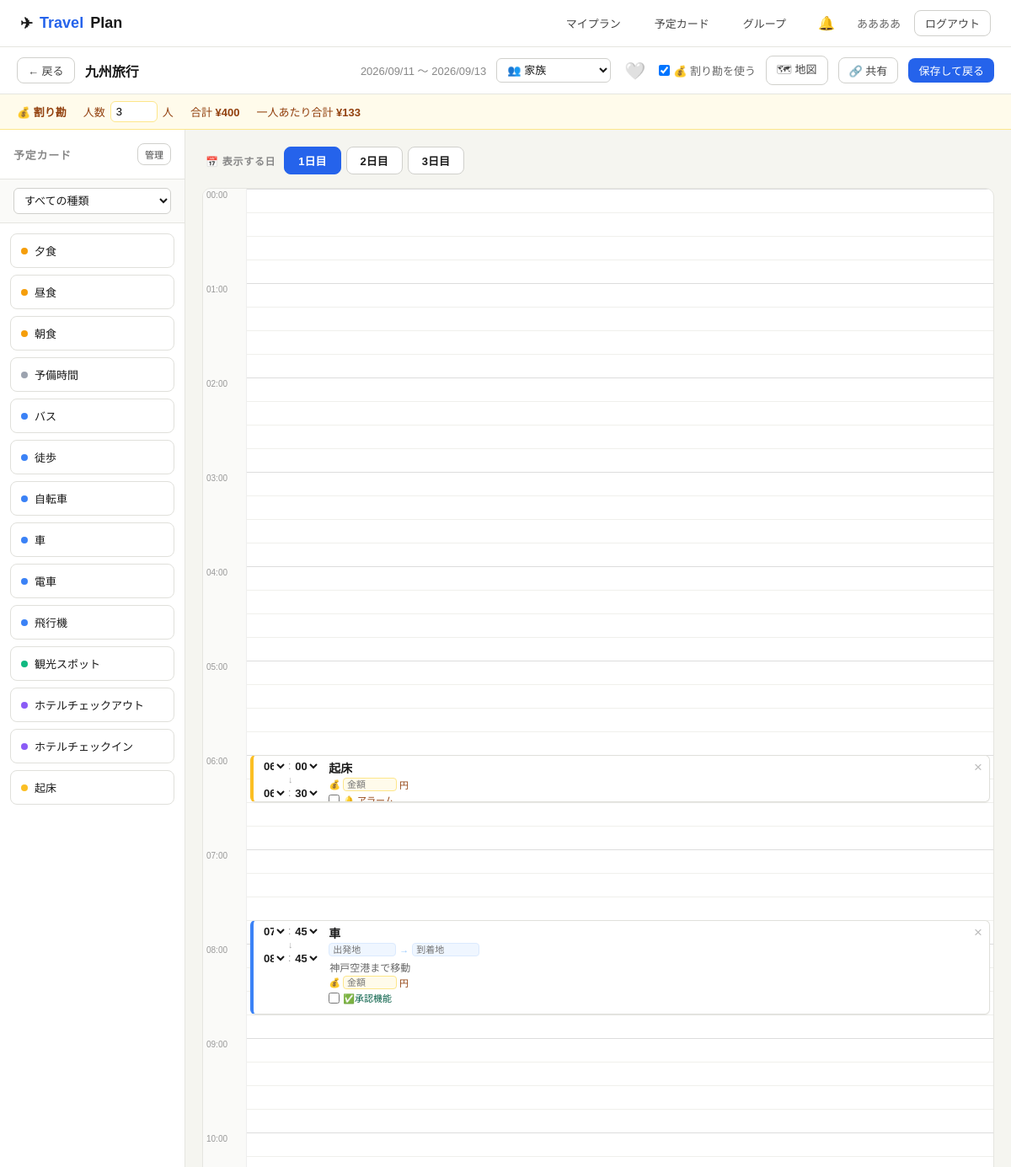
Before: /plan/35/edit/ (signed in, upper part) with the older database file.
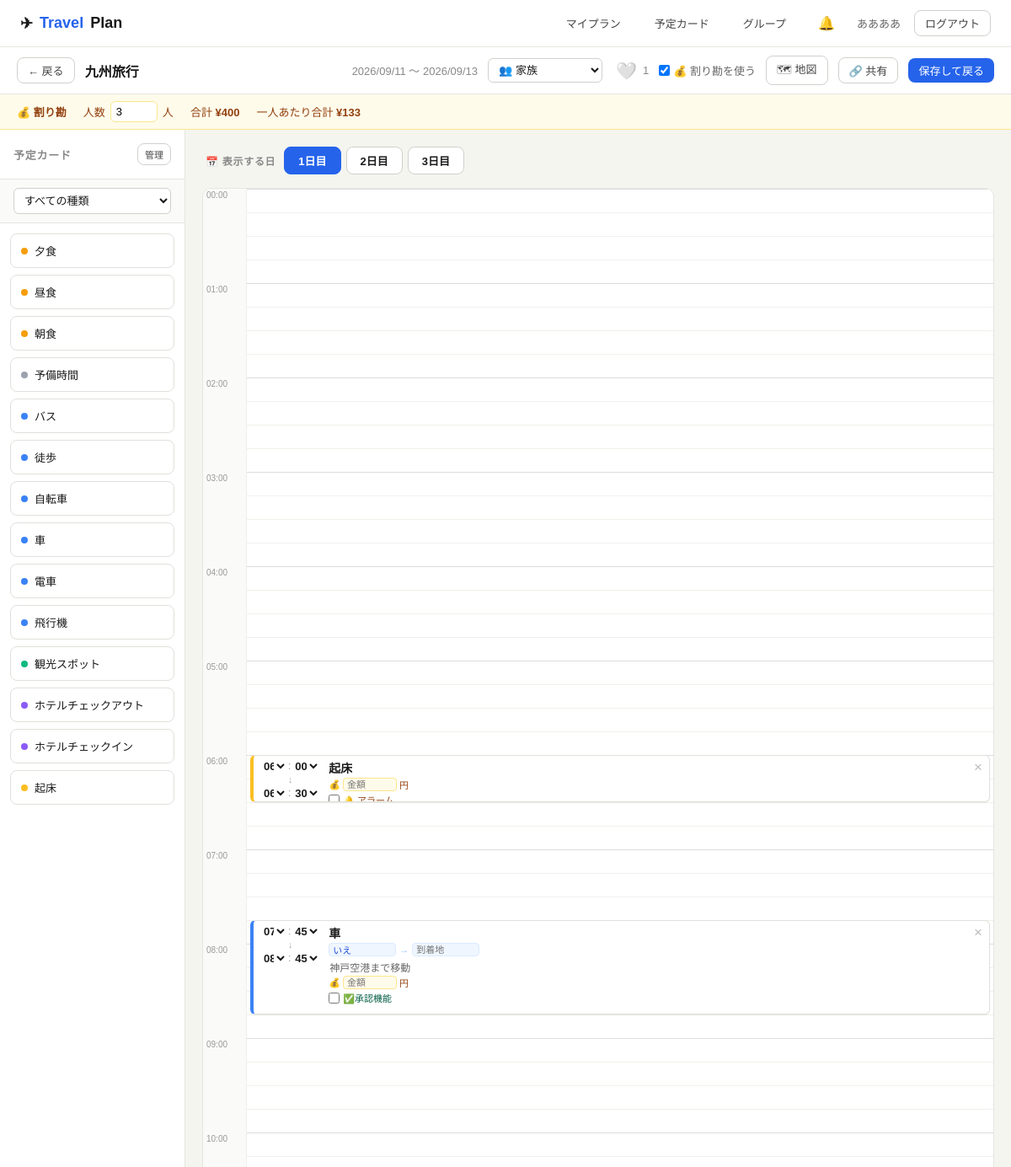
After: the same page with the newer database file.
### travel/models.py (models this page shows, shortened)
class ScheduleItem(models.Model):
    plan = models.ForeignKey(TravelPlan, on_delete=models.CASCADE, related_name='schedule_items')
    template = models.ForeignKey(CardTemplate, on_delete=models.SET_NULL, null=True, blank=True)
    name = models.CharField(max_length=200)
    card_type = models.CharField(max_length=10, choices=CardTemplate.TYPE_CHOICES, default='free')
    day_number = models.PositiveIntegerField(default=1)
    order = models.PositiveIntegerField(default=0)
    start_time = models.TimeField(null=True, blank=True)
    duration_minutes = models.PositiveIntegerField(default=60)
    memo = models.TextField(blank=True)
    from_location = models.CharField(max_length=200, blank=True)
    to_location = models.CharField(max_length=200, blank=True)
    alarm_enabled = models.BooleanField(default=False)
    approval_enabled = models.BooleanField(default=False)
    cost = models.PositiveIntegerField(default=0)
    class Meta:
        ordering = ['day_number', 'order']
    @property
    def cost_per_person(self):
        if not self.cost:
            return 0
        return round(self.cost / (self.plan.participant_count or 1))

class TravelPlan(models.Model):
    user = models.ForeignKey(User, on_delete=models.CASCADE, related_name='plans')
    name = models.CharField(max_length=200)
    start_date = models.DateField(null=True, blank=True)
    end_date = models.DateField(null=True, blank=True)
    share_token = models.UUIDField(default=uuid.uuid4, editable=False, unique=True)
    group = models.ForeignKey(Group, on_delete=models.SET_NULL, null=True, blank=True, related_name='plans')
    participant_count = models.PositiveIntegerField(default=1)
    warikan_enabled = models.BooleanField(default=False)
    created_at = models.DateTimeField(auto_now_add=True)
    updated_at = models.DateTimeField(auto_now=True)
    class Meta:
        ordering = ['-created_at']
    @property
    def day_count(self):
        if self.start_date and self.end_date:
            return (self.end_date - self.start_date).days + 1
        return 1
    @property
    def total_cost(self):
        return sum(item.cost for item in self.schedule_items.all())
    @property
    def total_cost_per_person(self):
        return round(self.total_cost / (self.participant_count or 1))
    def can_view(self, user):
        if self.user_id == user.id:
            return True
        return bool(self.group_id and self.group.is_member(user))
    def is_liked_by(self, user):
        return self.likes.filter(user=user).exists()

### travel/views.py (the view, shortened to what this page needs)
# urls.py: path('plan/<int:pk>/edit/', views.plan_edit, name='plan_edit'),
@login_required
def plan_edit(request, pk):
    plan = _get_viewable_plan_or_404(pk, request.user)
    is_owner = plan.user_id == request.user.id
    templates = CardTemplate.objects.filter(user=request.user)
    days, days_data = _build_days_data(plan, user=request.user)
    share_url = request.build_absolute_uri(reverse('plan_share', args=[plan.share_token]))
    my_groups = Group.objects.filter(owner=request.user) if is_owner else Group.objects.none()
    chat_messages = plan.group.messages.select_related('user') if plan.group_id else None
    plan.my_like = plan.is_liked_by(request.user)
    plan.like_count = plan.likes.count()
    return render(request, 'travel/plan_edit.html', {
        'plan': plan,
        'templates': templates,
        'days': days,
        'days_data': days_data,
        'hour_marks': [{'label': f'{h:02d}:00', 'top': h * HOUR_HEIGHT} for h in range(24)],
        'slot_height': SLOT_HEIGHT,
        'hour_height': HOUR_HEIGHT,
        'day_height': DAY_HEIGHT,
        'hour_options': HOUR_OPTIONS,
        'minute_options': MINUTE_OPTIONS,
        'share_url': share_url,
        'is_owner': is_owner,
        'my_groups': my_groups,
        'chat_messages': chat_messages,
    })

### travel/context_processors.py (called while the page is built)
def notifications(request):
    if not request.user.is_authenticated:
        return {}
    reject_count = CardResponse.objects.filter(
        status='rejected', is_read=False, item__plan__user=request.user,
    ).exclude(comment='').count()
    like_count = PlanLike.objects.filter(
        plan__user=request.user, is_read=False,
    ).exclude(user=request.user).count()
    return {'unread_notification_count': reject_count + like_count}

### travel/models.py (called while the page is built)
    def all_member_ids(self):
        return {self.owner_id, *self.members.values_list('pk', flat=True)}

### travel/views.py (called while the page is built)
def _item_position(item):
    start = item.start_time or DEFAULT_START_TIME
    total_min = start.hour * 60 + start.minute
    top = (total_min // SLOT_MINUTES) * SLOT_HEIGHT
    dur_slots = max(1, item.duration_minutes // SLOT_MINUTES)
    return top, dur_slots * SLOT_HEIGHT

def _end_time_str(item):
    start = item.start_time or DEFAULT_START_TIME
    total = (start.hour * 60 + start.minute + item.duration_minutes) % (24 * 60)
    return f'{total // 60:02d}:{total % 60:02d}'

def _get_viewable_plan_or_404(pk, user):
    plan = get_object_or_404(TravelPlan, pk=pk)
    if not plan.can_view(user):
        raise Http404
    return plan

### travel/templates/travel/plan_edit.html (shortened to what the changed rows need)
{% extends 'travel/base.html' %}
{% block content %}
<div class="top-bar">
  <a href="/" class="btn btn-secondary btn-sm">← 戻る</a>
  <input id="plan-name" type="text" value="{{ plan.name }}" {% if not is_owner %}readonly{% endif %} style="flex:1;border:none;font-size:16px;font-weight:600;outline:none;background:none;color:#1a1a1a">
  {% if plan.start_date %}<span style="font-size:13px;color:#888">{{ plan.start_date|date:"Y/m/d" }} 〜 {{ plan.end_date|date:"Y/m/d" }}</span>{% endif %}
  {% if is_owner %}
  <form method="post" action="/plan/{{ plan.pk }}/set-group/" style="margin:0">
    <select name="group_id" onchange="this.form.submit()" style="font-size:13px;padding:5px 8px;border:1px solid #d0d0cc;border-radius:6px;background:#fff;color:#1a1a1a;cursor:pointer">
      {% for g in my_groups %}<option value="{{ g.pk }}" {% if plan.group_id == g.pk %}selected{% endif %}>👥 {{ g.name }}</option>{% endfor %}
    </select>
  </form>
  {% elif plan.group %}
  <span style="font-size:13px;color:#888">👥 {{ plan.group.name }}</span>
  {% endif %}
  <form method="post" action="/plan/{{ plan.pk }}/like/" style="margin:0;display:flex;align-items:center;gap:3px">
    <button type="submit" title="{% if plan.my_like %}いいねを取り消す{% else %}いいね{% endif %}" style="background:none;border:none;cursor:pointer;font-size:20px;line-height:1;padding:4px">{% if plan.my_like %}❤️{% else %}🤍{% endif %}</button>
    {% if plan.like_count %}<span style="font-size:13px;color:#888">{{ plan.like_count }}</span>{% endif %}
  </form>
  {% if is_owner %}
  <form method="post" action="/plan/{{ plan.pk }}/toggle-warikan/" style="margin:0">
    <label style="display:flex;align-items:center;gap:4px;font-size:13px;color:#666;cursor:pointer;white-space:nowrap">
      <input type="checkbox" {% if plan.warikan_enabled %}checked{% endif %} onchange="this.form.submit()">
      💰 割り勘を使う
    </label>
  </form>
  {% endif %}
  <a href="/plan/{{ plan.pk }}/map/" class="btn btn-secondary btn-sm">🗺 地図</a>
  <button class="btn btn-secondary btn-sm" onclick="openShareModal()">🔗 共有</button>
  <button class="btn btn-primary btn-sm" onclick="savePlan()">保存して戻る</button>
</div>
{% if plan.warikan_enabled and is_owner %}
<div class="cost-bar">
  <span class="cost-bar-label">💰 割り勘</span>
  <form method="post" action="/plan/{{ plan.pk }}/set-participants/" style="margin:0;display:flex;align-items:center;gap:6px">
    <label style="font-size:13px;color:#92400e">人数</label>
    <input type="number" name="participant_count" min="1" value="{{ plan.participant_count }}" onchange="this.form.submit()" style="width:56px;padding:4px 6px;border:1px solid #fde68a;border-radius:6px;font-size:13px;background:#fff">
    <span style="font-size:13px;color:#92400e">人</span>
  </form>
  <span style="font-size:13px;color:#92400e">合計 <strong>¥{{ plan.total_cost }}</strong></span>
  <span style="font-size:13px;color:#92400e">一人あたり合計 <strong>¥{{ plan.total_cost_per_person }}</strong></span>
</div>
{% endif %}
<div class="editor-wrap">
  <div class="timeline-wrap" id="timeline-wrap">
    {% for day in days_data %}
    <div class="day-block" data-day="{{ day.number }}">
      <div class="timeline-outer" id="outer-{{ day.number }}">
        <div class="ruler" style="height:{{ day_height }}px">
          {% for mark in hour_marks %}
          <div class="ruler-hour" style="top:{{ mark.top }}px">{{ mark.label }}</div>
          {% endfor %}
        </div>
        <div class="timeline" id="timeline-{{ day.number }}" style="height:{{ day_height }}px"
             {% if is_owner %}
             ondragover="event.preventDefault()"
             ondragenter="this.classList.add('drag-over')"
             ondragleave="this.classList.remove('drag-over')"
             ondrop="onTimelineDrop(event, {{ day.number }})"
             {% endif %}>
          {% for item in day.items %}
          <div class="t-card type-{{ item.card_type }}" {% if is_owner %}draggable="true"{% endif %} data-item="{{ item.pk }}" data-day="{{ day.number }}"
               style="top:{{ item.top_px }}px;height:{{ item.height_px }}px;left:calc({{ item.left_pct }}% + 4px);width:calc({{ item.width_pct }}% - 8px)"
               {% if is_owner %}ondragstart="itemDragStart(event)"{% endif %}>
            {% if is_owner %}
            <div class="t-card-time">
              <div class="time-pick t-start">
                <select class="t-hour" onchange="updateCardTime({{ item.pk }}, this)">
                  {% for h in hour_options %}<option value="{{ h }}" {% if h == item.start_time_str|slice:":2" %}selected{% endif %}>{{ h }}</option>{% endfor %}
                </select><span class="t-colon">:</span><select class="t-min" onchange="updateCardTime({{ item.pk }}, this)">
                  {% for m in minute_options %}<option value="{{ m }}" {% if m == item.start_time_str|slice:"3:" %}selected{% endif %}>{{ m }}</option>{% endfor %}
                </select>
              </div>
              <span class="t-arrow">↓</span>
              <div class="time-pick t-end">
                <select class="t-hour" onchange="updateCardTime({{ item.pk }}, this)">
                  {% for h in hour_options %}<option value="{{ h }}" {% if h == item.end_time_str|slice:":2" %}selected{% endif %}>{{ h }}</option>{% endfor %}
                </select><span class="t-colon">:</span><select class="t-min" onchange="updateCardTime({{ item.pk }}, this)">
                  {% for m in minute_options %}<option value="{{ m }}" {% if m == item.end_time_str|slice:"3:" %}selected{% endif %}>{{ m }}</option>{% endfor %}
                </select>
              </div>
            </div>
            {% else %}
            <div class="t-card-time t-card-time-static">
              <div>{{ item.start_time_str }}</div>
              <span class="t-arrow">↓</span>
              <div>{{ item.end_time_str }}</div>
            </div>
            {% endif %}
            <div class="t-card-main">
              <div style="display:flex;align-items:center;gap:6px">
                <span class="t-name">{{ item.name }}</span>
              </div>
              {% if item.card_type == 'move' %}
                {% if is_owner %}
                <div class="t-route-row">
                  <input type="text" class="t-route-input t-route-from" placeholder="出発地" value="{{ item.from_location }}" onchange="updateRoute({{ item.pk }})">
                  <span class="t-route-arrow">→</span>
                  <input type="text" class="t-route-input t-route-to" placeholder="到着地" value="{{ item.to_location }}" onchange="updateRoute({{ item.pk }})">
                </div>
                {% elif item.from_location or item.to_location %}
                <div class="t-route-row">{{ item.from_location }} → {{ item.to_location }}</div>
                {% endif %}
              {% endif %}
              {% if item.memo %}<div class="t-memo-text" title="{{ item.memo }}">{{ item.memo }}</div>{% endif %}
              {% if plan.warikan_enabled and is_owner %}
              <div class="t-cost-row">
                💰<input type="number" class="t-cost-input" min="0" step="100" placeholder="金額" value="{% if item.cost %}{{ item.cost }}{% endif %}" onchange="updateCost({{ item.pk }}, this)">円
              </div>
              {% endif %}
              {% if item.card_type == 'wake' %}
                {% if is_owner %}
                <div class="t-alarm-row">
                  <label>
                    <input type="checkbox" {% if item.alarm_enabled %}checked{% endif %} onchange="updateAlarm({{ item.pk }}, this)">
                    🔔 アラーム
                  </label>
                </div>
                {% endif %}
              {% endif %}
              {% if plan.group_id and is_owner %}
              <div class="t-approval-row">
                <label>
                  <input type="checkbox" {% if item.approval_enabled %}checked{% endif %} onchange="updateApproval({{ item.pk }}, this)">
                  ✅承認機能
                </label>
              </div>
              {% endif %}
            </div>
            {% if is_owner %}
            <button class="t-del" onclick="removeItem({{ item.pk }}, this)" title="削除">×</button>
            {% endif %}
          </div>
          {% empty %}
          <div class="timeline-empty-hint">{% if is_owner %}左のカードをドラッグしてここにドロップ{% else %}この日の予定はまだありません{% endif %}</div>
          {% endfor %}
        </div>
      </div>
    </div>
    {% endfor %}
  </div>
</div>
{% endblock %}

Changed rows visible on the page:
shown differently, row unchanged: TravelPlan "九州旅行": like_count (not shown) → "1"
changed ScheduleItem "神戸空港まで移動": from_location (not shown) → "いえ"
